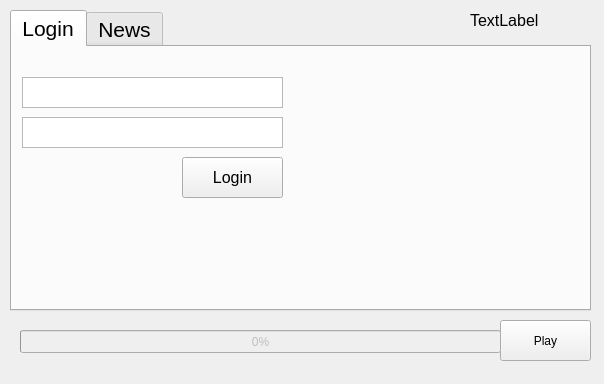
<?xml version="1.0" encoding="UTF-8"?>
<ui version="4.0">
 <class>MainWindow</class>
 <widget class="QMainWindow" name="MainWindow">
  <property name="geometry">
   <rect>
    <x>0</x>
    <y>0</y>
    <width>604</width>
    <height>384</height>
   </rect>
  </property>
  <property name="minimumSize">
   <size>
    <width>604</width>
    <height>384</height>
   </size>
  </property>
  <property name="maximumSize">
   <size>
    <width>604</width>
    <height>384</height>
   </size>
  </property>
  <property name="windowTitle">
   <string>GameLauncher</string>
  </property>
  <widget class="QWidget" name="centralWidget">
   <widget class="QPushButton" name="btnPlay">
    <property name="enabled">
     <bool>true</bool>
    </property>
    <property name="geometry">
     <rect>
      <x>500</x>
      <y>320</y>
      <width>91</width>
      <height>41</height>
     </rect>
    </property>
    <property name="text">
     <string>Play</string>
    </property>
   </widget>
   <widget class="QProgressBar" name="pbDownload">
    <property name="enabled">
     <bool>false</bool>
    </property>
    <property name="geometry">
     <rect>
      <x>20</x>
      <y>330</y>
      <width>481</width>
      <height>23</height>
     </rect>
    </property>
    <property name="value">
     <number>0</number>
    </property>
   </widget>
   <widget class="QTabWidget" name="tabWidget">
    <property name="geometry">
     <rect>
      <x>10</x>
      <y>10</y>
      <width>581</width>
      <height>301</height>
     </rect>
    </property>
    <property name="font">
     <font>
      <pointsize>16</pointsize>
     </font>
    </property>
    <property name="currentIndex">
     <number>0</number>
    </property>
    <widget class="QWidget" name="tab">
     <attribute name="title">
      <string>Login</string>
     </attribute>
     <widget class="QPushButton" name="btnLogin">
      <property name="geometry">
       <rect>
        <x>170</x>
        <y>110</y>
        <width>101</width>
        <height>41</height>
       </rect>
      </property>
      <property name="font">
       <font>
        <pointsize>12</pointsize>
       </font>
      </property>
      <property name="text">
       <string>Login</string>
      </property>
     </widget>
     <widget class="QTextEdit" name="txtUsername">
      <property name="geometry">
       <rect>
        <x>10</x>
        <y>30</y>
        <width>261</width>
        <height>31</height>
       </rect>
      </property>
      <property name="font">
       <font>
        <pointsize>10</pointsize>
       </font>
      </property>
      <property name="tabChangesFocus">
       <bool>true</bool>
      </property>
     </widget>
     <widget class="QTextEdit" name="txtPassword">
      <property name="geometry">
       <rect>
        <x>10</x>
        <y>70</y>
        <width>261</width>
        <height>31</height>
       </rect>
      </property>
      <property name="font">
       <font>
        <pointsize>10</pointsize>
       </font>
      </property>
      <property name="tabChangesFocus">
       <bool>true</bool>
      </property>
     </widget>
    </widget>
    <widget class="QWidget" name="tab_2">
     <attribute name="title">
      <string>News</string>
     </attribute>
    </widget>
   </widget>
   <widget class="QLabel" name="label">
    <property name="geometry">
     <rect>
      <x>470</x>
      <y>0</y>
      <width>131</width>
      <height>41</height>
     </rect>
    </property>
    <property name="font">
     <font>
      <pointsize>12</pointsize>
     </font>
    </property>
    <property name="text">
     <string>TextLabel</string>
    </property>
   </widget>
   <widget class="QLabel" name="lbDownloadInfo">
    <property name="geometry">
     <rect>
      <x>20</x>
      <y>310</y>
      <width>441</width>
      <height>16</height>
     </rect>
    </property>
    <property name="text">
     <string/>
    </property>
   </widget>
   <zorder>tabWidget</zorder>
   <zorder>btnPlay</zorder>
   <zorder>pbDownload</zorder>
   <zorder>label</zorder>
   <zorder>lbDownloadInfo</zorder>
  </widget>
  <widget class="QMenuBar" name="menuBar">
   <property name="geometry">
    <rect>
     <x>0</x>
     <y>0</y>
     <width>604</width>
     <height>21</height>
    </rect>
   </property>
  </widget>
 </widget>
 <layoutdefault spacing="6" margin="11"/>
 <resources/>
 <connections/>
</ui>
